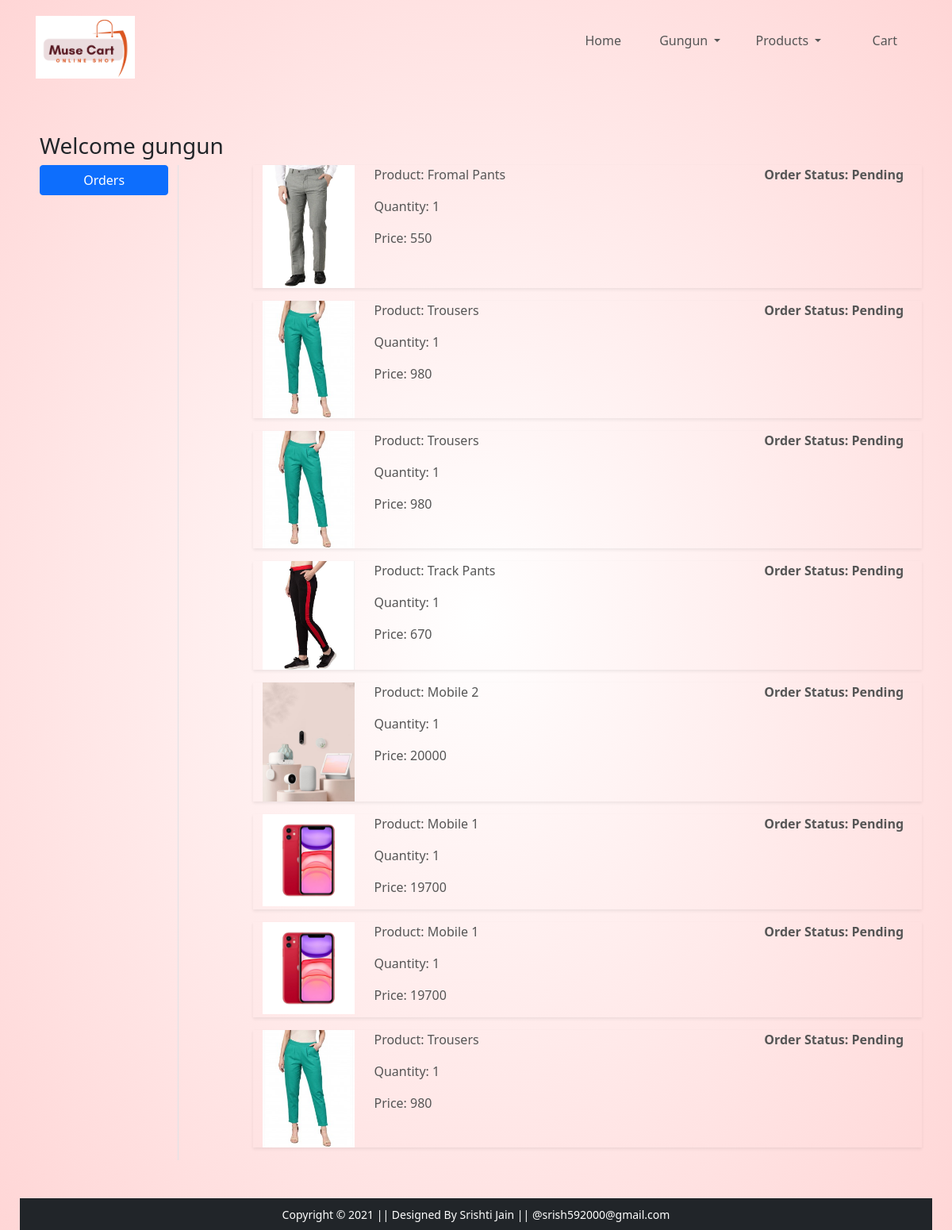
The page /orders/ (signed in) on the database its author committed.
### app/models.py (models this page shows, shortened)
class OrderedPlaced(models.Model):
    user = models.ForeignKey(User, on_delete=models.CASCADE)
    product = models.ForeignKey(Product, on_delete=models.CASCADE)
    customer = models.ForeignKey(Customer, on_delete=models.CASCADE)
    quantity = models.PositiveBigIntegerField(default=1)
    ordered_date = models.DateTimeField(auto_now_add=True)
    status = models.CharField(choices= STATUS_CHOICES, max_length=10,  default='Pending')
    @property
    def total_cost(self):
       return self.quantity * self.product.discount_price

class Product(models.Model):
    title = models.CharField(max_length=50)
    selling_price= models.IntegerField()
    discount_price= models.IntegerField()
    description = models.CharField(max_length=500)
    category = models.CharField(choices=CATEGORY_CHOICES , max_length=50)
    brand = models.CharField(max_length=100 , null=True)
    product_image = models.ImageField(null= True , blank= True , upload_to ='producting' )

### app/views.py (the view)
# urls.py: path('orders/', views.orders, name='orders'),
def orders(request):
	op = OrderedPlaced.objects.filter(user=request.user)
	return render(request, 'app/orders.html', {'order_placed':op})

### app/templates/app/orders.html (shortened to what this page needs)
{% extends 'app/base.html' %}
{% load static %}
{% block main-content %}
<div class="container my-5">
 <div class="row">
 <h3>Welcome {{request.user}}</h3>
  <div class="col-sm-2 border-end">
   <ul class="list-unstyled">
    <li class="d-grid"><a href="{% url 'orders' %}" class="btn btn-primary">Orders</a></li>
   </ul>
  </div>
  <div class="col-sm-9 offset-sm-1">
  {% for op in order_placed %}
   <div class="row shadow-sm mb-3">
    <div class="col-sm-2">
     <img src="{{op.product.product_image.url}}" alt="" srcset="" class="img-fluid" height="150" width="150">
    </div>
    <div class="col-sm-7">
     <p>Product: {{op.product.title}}</p>
     <p>Quantity: {{op.quantity}}</p>
     <p>Price: {{op.total_cost}}</p>
    </div>
    <div class="col-sm-3 fw-bold">
     <p>Order Status: {{op.status}}</p>
    </div>
   </div>
   {% endfor %}
  </div>
 </div>
</div>
{% endblock main-content %}

### app/templates/app/base.html (shortened to what this page needs)
<!doctype html>
{% load static %}
<html lang="en">
  <head>
    <link href="https://cdn.jsdelivr.net/npm/bootstrap@5.0.0-beta1/dist/css/bootstrap.min.css" rel="stylesheet">
    <link rel="stylesheet" href="{% static 'app/css/owl.carousel.min.css' %}">
    <link rel="stylesheet" href="{% static 'app/css/all.min.css' %}">
    <link rel="stylesheet" href="{% static 'app/css/style.css' %}">
  </head>
  <body>
<div class="header">
<div class="container">
  <div class="navbar">
    <div class="logo">
      <img src="{% static 'app/images/logo/logo2.png' %}" width="125px" alt="">
    </div>
    <nav>
      <ul>
        <li> <a href="/">Home</a></li>
        {% if request.user.is_authenticated %}
           <li class="nav-item dropdown mx-2">
              <a class="nav-link dropdown-toggle " href="#" id="profileDropdown" role="button" data-bs-toggle="dropdown" aria-expanded="false">
                {{request.user.username|capfirst}}
              </a>
            </li>
            <li class="nav-item dropdown">
              <a class="nav-link dropdown-toggle " href="#" id="profileDropdown" role="button" data-bs-toggle="dropdown" aria-expanded="false">
                Products
              </a>
            </li>
            <li class="nav-item mx-2">
              <a href="{% url 'showcart' %}" class="nav-link "> Cart </a>
            </li>
            {% endif %}
      </ul>
    </nav>
  </div>
     {% block main-content %} {% endblock main-content %}
 <footer class="container-fluid bg-dark text-center p-2 mt-5">
  <small class="text-white">Copyright &copy; 2021 || Designed By Srishti Jain || @srish592000@gmail.com </small>
</footer>
  </div></div>
  </body>
</html>

### app/static/app/css/style.css (style rules this page uses)
* { margin: 0; padding :0; box-sizing: border-box; }
.navbar { display: flex; align-items: center; padding: 20px; }
nav { flex: 1; text-align: right; }
nav ul { display: inline-block; list-style-type: none; }
nav ul li { display: inline-block; margin-right: 20px; }
a { text-decoration: none; color: #555; }
p { color: #555; }
.container { max-width: 1300px; margin: auto; padding-left: 25px; padding-right: 25px; }
.header { background: radial-gradient(#fff, #ffd6d6); }

### rows shown on the page
OrderedPlaced: product.product_image (picture), product "Fromal Pants", quantity "1", total_cost "550", status "Pending"
OrderedPlaced: product.product_image (picture), product "Trousers", quantity "1", total_cost "980", status "Pending"
OrderedPlaced: product.product_image (picture), product "Trousers", quantity "1", total_cost "980", status "Pending"
OrderedPlaced: product.product_image (picture), product "Track Pants", quantity "1", total_cost "670", status "Pending"
OrderedPlaced: product.product_image (picture), product "Mobile 2", quantity "1", total_cost "20000", status "Pending"
OrderedPlaced: product.product_image (picture), product "Mobile 1", quantity "1", total_cost "19700", status "Pending"
OrderedPlaced: product.product_image (picture), product "Mobile 1", quantity "1", total_cost "19700", status "Pending"
OrderedPlaced: product.product_image (picture), product "Trousers", quantity "1", total_cost "980", status "Pending"

### other values the page prints
{{ request.user.username|capfirst }} "Gungun"
{{ request.user }} "gungun"
